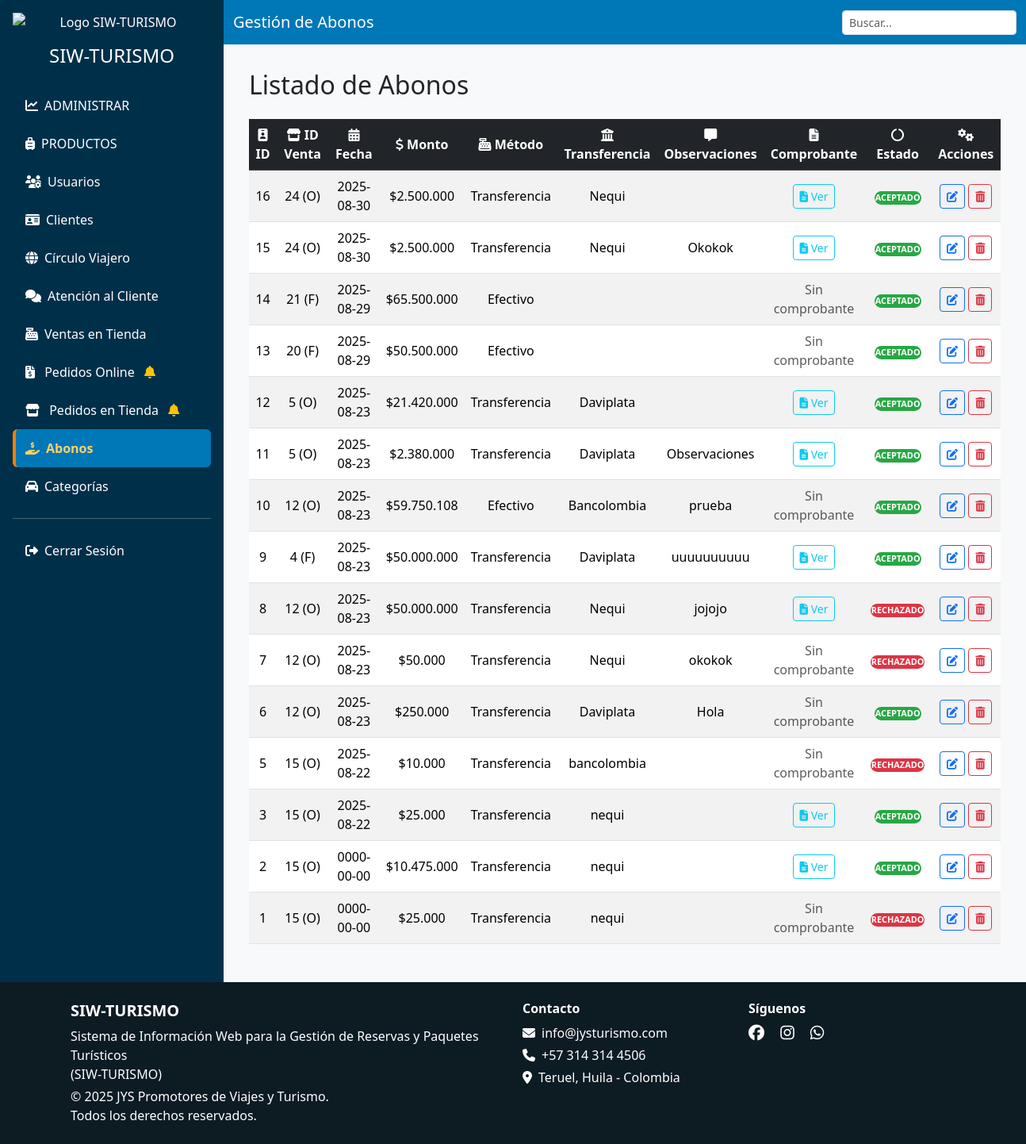
The page /vista/admin/abonos.php (signed in) on the database its author committed.
### tables this page shows
CREATE TABLE `abonos` (
  `id` int(11) NOT NULL,
  `id_venta` int(11) NOT NULL,
  `fecha` date NOT NULL,
  `monto` decimal(10,2) NOT NULL,
  `metodo_pago` varchar(50) NOT NULL,
  `tipo_transferencia` varchar(20) NOT NULL,
  `observaciones` text DEFAULT NULL,
  `comprobante_pago` varchar(250) DEFAULT NULL,
  `estado` enum('pendiente','aceptado','rechazado') NOT NULL
);

CREATE TABLE `ventas` (
  `id` int(11) NOT NULL,
  `tipo_venta` enum('online','fisica','','') NOT NULL,
  `fecha` timestamp NOT NULL DEFAULT current_timestamp(),
  `total` int(11) NOT NULL,
  `id_cliente` int(11) DEFAULT NULL,
  `nombre_cliente` varchar(35) DEFAULT NULL,
  `telefono` bigint(15) DEFAULT NULL,
  `direccion` text DEFAULT NULL,
  `estado` enum('solicitado','atendido','rechazado') DEFAULT NULL,
  `detalles` text DEFAULT NULL
);

### modelo/abonosAdmin_m.php (called while the page is built, shortened)
<?php
function obtenerAbonos($conn)
{
    $sql = "SELECT a.*,
       v.id AS venta_id,
       v.id_cliente,
       v.total AS total_venta,
       v.tipo_venta AS tipo_venta,     -- Aquí ves si es online o fisica
       c.nombre AS nombre_cliente
        FROM abonos a
        JOIN ventas v ON a.id_venta = v.id
        LEFT JOIN clientes c ON c.id = v.id_cliente
        ORDER BY a.id DESC;
        ";
    $result = mysqli_query($conn, $sql);
    return mysqli_fetch_all($result, MYSQLI_ASSOC);
}

### vista/admin/abonos.php (the view, shortened to what this page needs)
<?php
include('header.php');
include '../../conexion.php';
include '../../modelo/abonosAdmin_m.php';
$abonos = obtenerAbonos($conn);
?>
<body>
<div class="d-flex flex-column flex-lg-row">
    <?php include('sidebar.php'); ?>
    <div class="flex-grow-1">
        <nav class="navbar" style="background-color: #0077b6;">
            <div class="container-fluid d-flex justify-content-between align-items-center">
                <span class="navbar-brand mb-0" style="color: #fff;">Gestión de Abonos</span>
                <div class="dataTables_filter">
                    <input type="search" id="buscar" class="form-control form-control-sm"
                           placeholder="Buscar...">
                </div>
            </div>
        </nav>
        <div class="main-content">
            <h2 class="mb-4">Listado de Abonos</h2>
            <div class="table-responsive">
                <table class="table table-striped table-hover align-middle">
                    <thead class="table-dark">
                        <tr>
                            <th><i class="fas fa-id-badge"></i> ID</th>
                            <th><i class="fas fa-store"></i> ID Venta</th>
                            <th><i class="fas fa-calendar-alt"></i> Fecha</th>
                            <th><i class="fas fa-dollar-sign"></i> Monto</th>
                            <th><i class="fas fa-cash-register"></i> Método</th>
                            <th><i class="fas fa-bank"></i> Transferencia</th>
                            <th><i class="fas fa-comment-alt"></i> Observaciones</th>
                            <th><i class="fas fa-file-alt"></i> Comprobante</th>
                            <th><i class="fas fa-circle-notch"></i> Estado</th>
                            <th><i class="fas fa-cogs"></i> Acciones</th>
                        </tr>
                    </thead>
                    <tbody>
                    <?php foreach ($abonos as $abono): ?>
                        <tr>
                            <td data-label="ID"><?= $abono['id'] ?></td>
                            <td data-label="ID Venta"><?= $abono['venta_id'] . ' (' . (($abono['tipo_venta'] == 'online') ? 'O' : 'F') . ')' ?></td>
                            <td data-label="Fecha"><?= $abono['fecha'] ?></td>
                            <td data-label="Monto">$<?= number_format($abono['monto'], 0, ',', '.') ?></td>
                            <td data-label="Método"><?= $abono['metodo_pago'] ?></td>
                            <td data-label="Transferencia"><?= $abono['tipo_transferencia'] ?></td>
                            <td data-label="Observaciones"><?= htmlspecialchars($abono['observaciones']) ?></td>
                            <td data-label="Comprobante">
                                <?php if (!empty($abono['comprobante_pago'])): ?>
                                    <a href="../../img/abonos/<?=$abono['comprobante_pago'] ?>" target="_blank"
                                       class="btn btn-sm btn-outline-info">
                                        <i class="fas fa-file-alt"></i> Ver
                                    </a>
                                <?php else: ?>
                                    <span class="text-muted">Sin comprobante</span>
                                <?php endif; ?>
                            </td>
                            <?php
                            $estado = strtolower($abono['estado']);
                            $colorClase = '';
                            switch ($estado) {
                                case 'rechazado':
                                    $colorClase = 'badge-rechazado';
                                    break;
                                case 'aceptado':
                                    $colorClase = 'badge-aceptado';
                                    break;
                            }
                            ?>
                            <td data-label="Estado">
                                <span class="badge-estado <?= $colorClase ?>">
                                    <?= strtoupper($abono['estado']) ?>
                                </span>
                            </td>
                            <td data-label="Acciones">
                                <button class="btn btn-sm btn-outline-primary"
                                        data-bs-toggle="modal" data-bs-target="#modalEditar<?= $abono['id'] ?>">
                                    <i class="fas fa-edit"></i>
                                </button>
                                <button class="btn btn-sm btn-outline-danger"
                                        onclick="eliminarAbono(<?= $abono['id'] ?>)">
                                    <i class="fas fa-trash-alt"></i>
                                </button>
                            </td>
                        </tr>
                    <?php endforeach; ?>
                    </tbody>
                </table>
            </div>
        </div>
    </div>
</div>
<?php include('footer.php'); ?>
</body>
</html>

### vista/admin/abonos.php (style rules this page uses)
.table thead { background: #212529; color: #fff; }
.table td, .table th { vertical-align: middle; text-align: center; }
@media (min-width: 992px) { .table { width: 100%; table-layout: auto; } }
@media (min-width: 992px) { .table td, .table th { white-space: normal; word-wrap: break-word; } }
@media (min-width: 992px) { td[data-label="Observaciones"] { max-width: 250px; } }
.badge-estado { padding: 0.03rem 0.06rem; border-radius: 12px; font-weight: bold; color: white; font-size: 0.68rem; display: inline-block; text-transform: uppercase; }
.badge-rechazado { background-color: #dc3545; }
.badge-aceptado { background-color: #28a745; }

### rows shown on the page
abonos: id "16", id_venta "24", shows "O", fecha "2025-08-30", monto "2.500.000", metodo_pago "Transferencia", tipo_transferencia "Nequi", estado "ACEPTADO"
abonos: id "15", id_venta "24", shows "O", fecha "2025-08-30", monto "2.500.000", metodo_pago "Transferencia", tipo_transferencia "Nequi", observaciones "Okokok", estado "ACEPTADO"
abonos: id "14", id_venta "21", shows "F", fecha "2025-08-29", monto "65.500.000", metodo_pago "Efectivo", shows "Sin comprobante", estado "ACEPTADO"
abonos: id "13", id_venta "20", shows "F", fecha "2025-08-29", monto "50.500.000", metodo_pago "Efectivo", shows "Sin comprobante", estado "ACEPTADO"
abonos: id "12", id_venta "5", shows "O", fecha "2025-08-23", monto "21.420.000", metodo_pago "Transferencia", tipo_transferencia "Daviplata", estado "ACEPTADO"
abonos: id "11", id_venta "5", shows "O", fecha "2025-08-23", monto "2.380.000", metodo_pago "Transferencia", tipo_transferencia "Daviplata", observaciones "Observaciones", estado "ACEPTADO"
abonos: id "10", id_venta "12", shows "O", fecha "2025-08-23", monto "59.750.108", metodo_pago "Efectivo", tipo_transferencia "Bancolombia", observaciones "prueba", comprobante_pago "Sin comprobante", estado "ACEPTADO"
abonos: id "9", id_venta "4", shows "F", fecha "2025-08-23", monto "50.000.000", metodo_pago "Transferencia", tipo_transferencia "Daviplata", observaciones "uuuuuuuuuu", estado "ACEPTADO"
abonos: id "8", id_venta "12", shows "O", fecha "2025-08-23", monto "50.000.000", metodo_pago "Transferencia", tipo_transferencia "Nequi", observaciones "jojojo", estado "RECHAZADO"
abonos: id "7", id_venta "12", shows "O", fecha "2025-08-23", monto "50.000", metodo_pago "Transferencia", tipo_transferencia "Nequi", observaciones "okokok", comprobante_pago "Sin comprobante", estado "RECHAZADO"
abonos: id "6", id_venta "12", shows "O", fecha "2025-08-23", monto "250.000", metodo_pago "Transferencia", tipo_transferencia "Daviplata", observaciones "Hola", comprobante_pago "Sin comprobante", estado "ACEPTADO"
abonos: id "5", id_venta "15", shows "O", fecha "2025-08-22", monto "10.000", metodo_pago "Transferencia", tipo_transferencia "bancolombia", shows "Sin comprobante", estado "RECHAZADO"
abonos: id "3", id_venta "15", shows "O", fecha "2025-08-22", monto "25.000", metodo_pago "Transferencia", tipo_transferencia "nequi", estado "ACEPTADO"
abonos: id "2", id_venta "15", shows "O", fecha "0000-00-00", monto "10.475.000", metodo_pago "Transferencia", tipo_transferencia "nequi", estado "ACEPTADO"
abonos: id "1", id_venta "15", shows "O", fecha "0000-00-00", monto "25.000", metodo_pago "Transferencia", tipo_transferencia "nequi", shows "Sin comprobante", estado "RECHAZADO"
